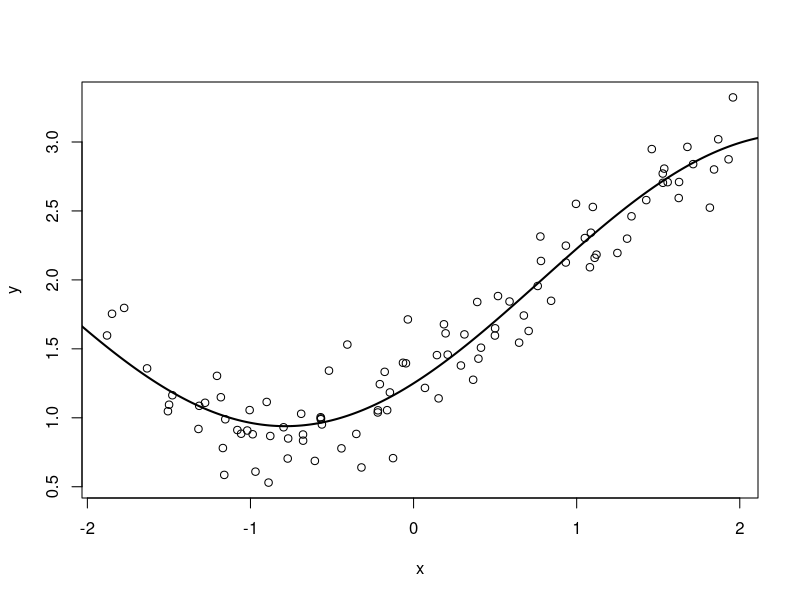
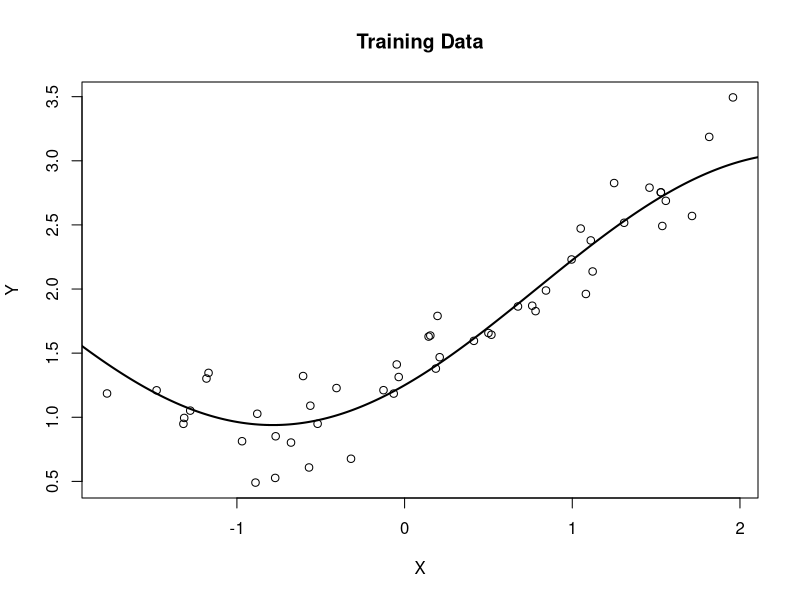
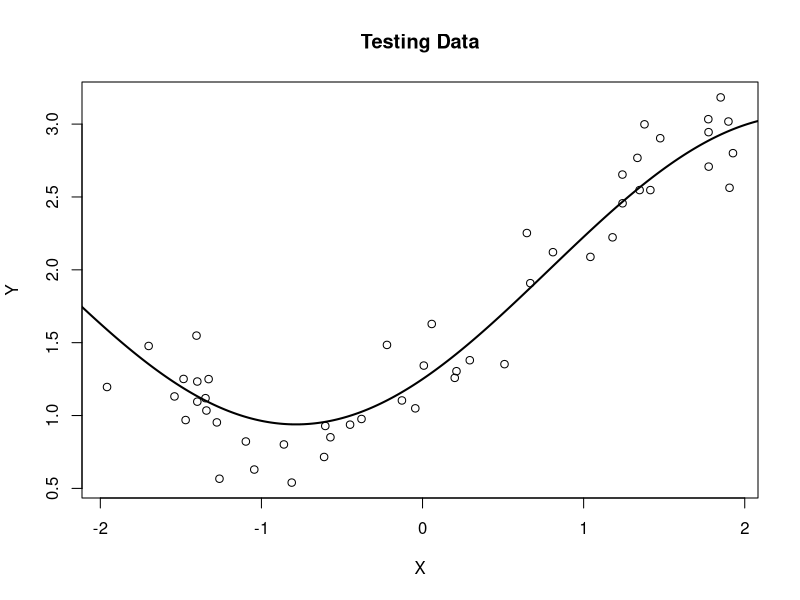
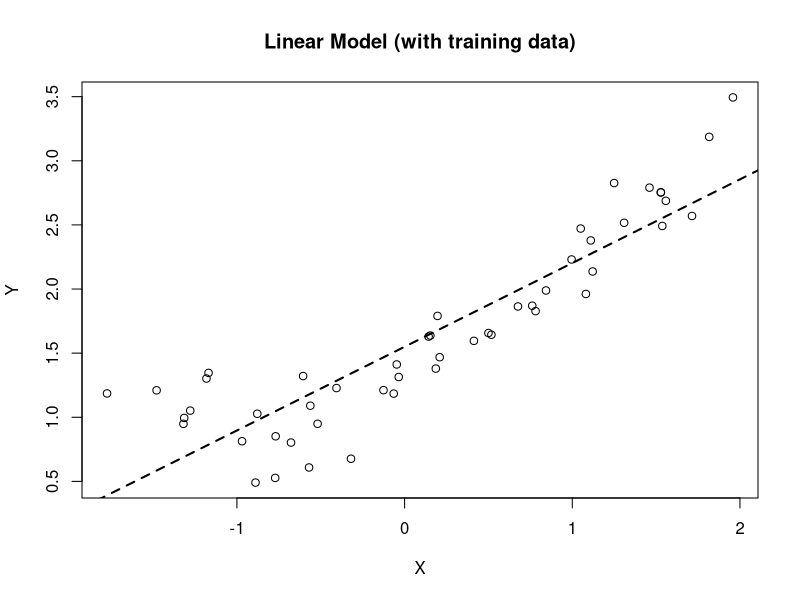
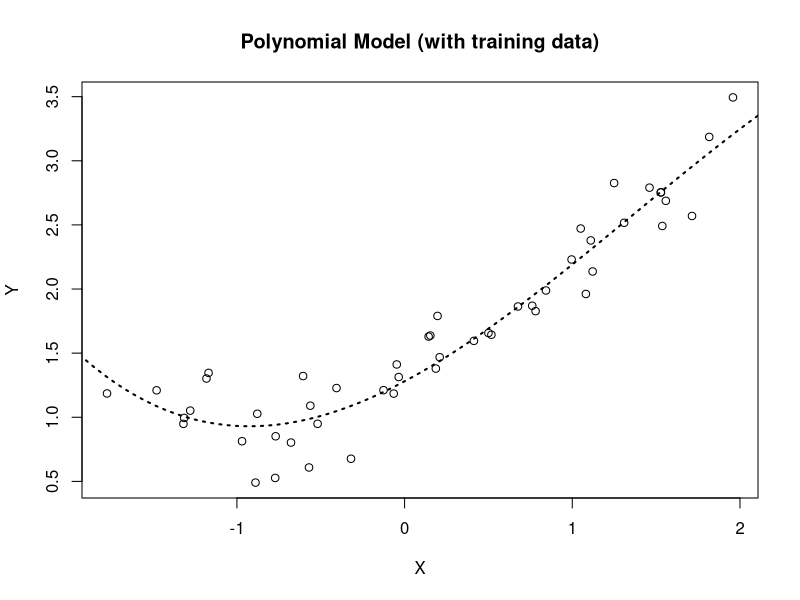
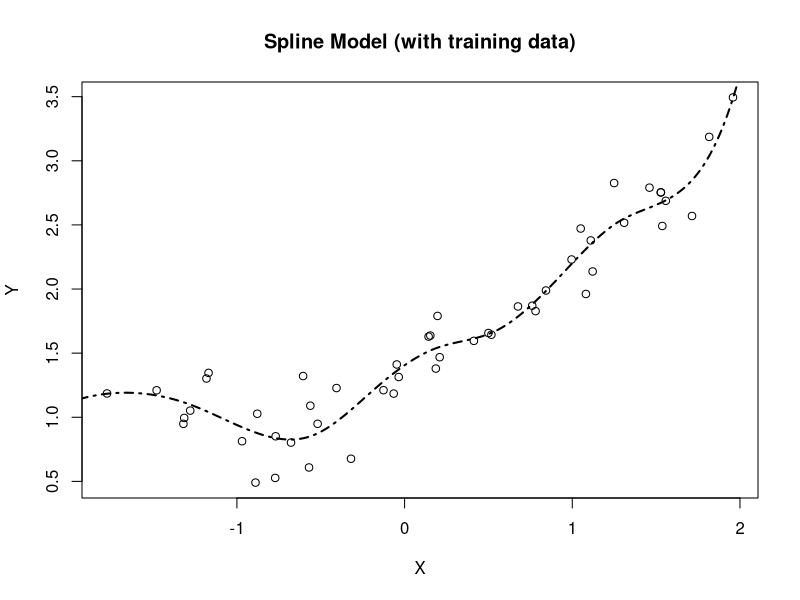
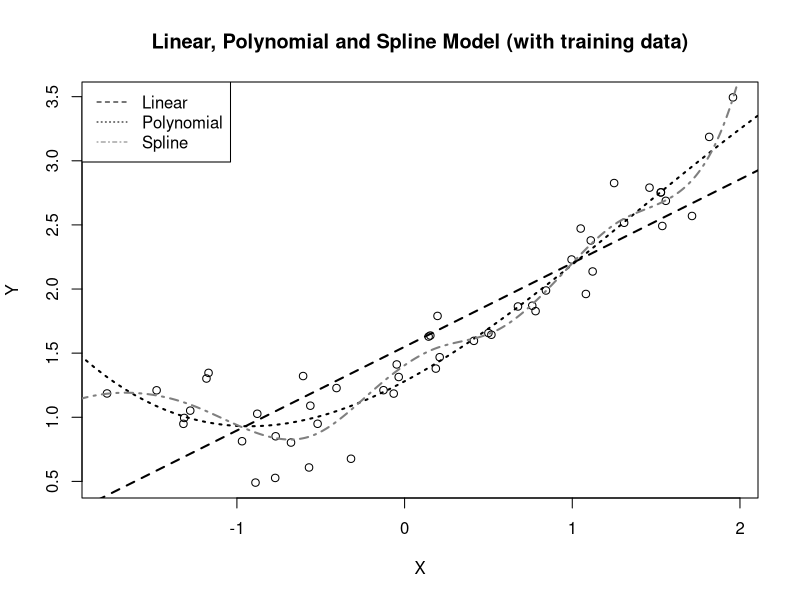
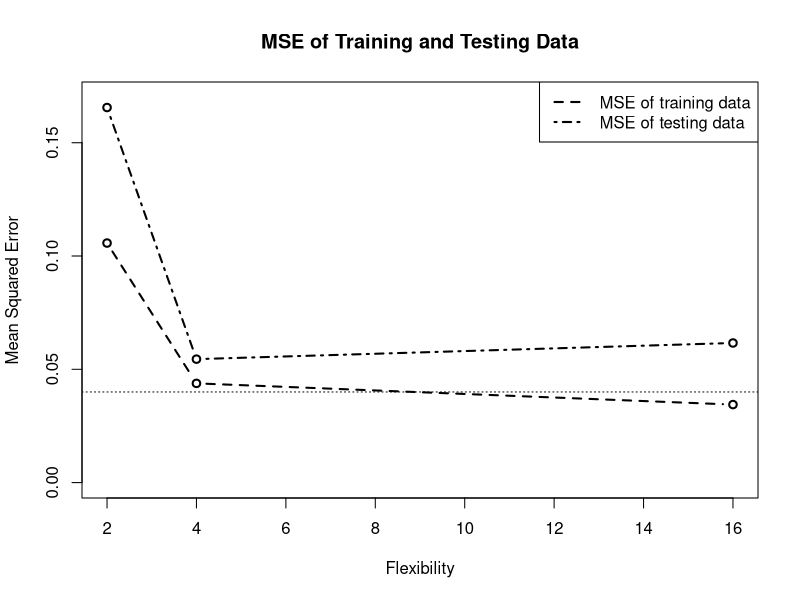

These charts were generated, in order, by the following R code:
#Statistical Learning_Homework2
#107064522

library(MASS)
set.seed(100)
n <- 100
x <- matrix(runif(n, -2, 2), nrow = n)
y <- 2+0.75*sin(x)-0.75*cos(x)+rnorm(n, 0, 0.2)

x0 <- seq(-3, 3, len = 1000)
plot(x, y);
lines(x0, 2+0.75*sin(x0)-0.75*cos(x0), col = "black", lwd = 2)

#1.
##training data(n = 50, seed = 100)
set.seed(100)
n <- 50
x <- matrix(runif(n, -2, 2), nrow = n)
y <- 2+0.75*sin(x)-0.75*cos(x)+rnorm(n, 0, 0.2)
tr_data = data.frame(x, y)
plot(tr_data[, 1], tr_data[, 2], main = 'Training Data', xlab = 'X', ylab = 'Y')
lines(x0, 2+0.75*sin(x0)-0.75*cos(x0), col = "black", lwd = 2)

##testing data(n = 50, seed = 2)
set.seed(2)
n <- 50
x <- matrix(runif(n, -2, 2), nrow = n)
y <- 2+0.75*sin(x)-0.75*cos(x)+rnorm(n, 0, 0.2)
te_data = data.frame(x, y)
plot(te_data[, 1], te_data[, 2], main = 'Testing Data', xlab = 'X', ylab = 'Y')
lines(x0, 2+0.75*sin(x0)-0.75*cos(x0), col = "black", lwd = 2)

#2.(a)
linear = lm(y~x, data = tr_data)
plot(tr_data[, 1], tr_data[, 2], main = "Linear Model (with training data)", xlab = "X", ylab = "Y")
abline(linear, lty = 2, lwd = 2)

#2.(b)
#MSE of training data
linear_tr_MSE = sum(linear$residuals^2)/50
#MSE of testing data
linear_te_y <- predict(linear, newdata = te_data) 
linear_te_MSE = sum((te_data[, 2]-linear_te_y)^2)/50

#3.(a)
poly = lm(y~x+I(x^2)+I(x^3), data = tr_data)
plot(tr_data[, 1], tr_data[, 2], main = "Polynomial Model (with training data)", xlab = "X", ylab = "Y")
x3 <- seq(-3, 3, len = 100)
y3 <- predict(poly, newdata = data.frame(x = x3))
lines(x3, y3, lty = 3, lwd = 2)

#3.(b)
#MSE of training data
poly_tr_MSE = sum(poly$residuals^2)/50
#MSE of testing data
poly_te_y <- predict(poly, newdata = te_data)
poly_te_MSE = sum((te_data[, 2]-poly_te_y)^2)/50

#4.(a)
#generate design matrix
nknots <- 12
mat.tpb <- function(x, nknots){
  n <- length(x)
  knots <- seq(-2, 2, len = nknots)
  zb <- cbind(1, x, x^2, x^3)
  zt <- matrix(NA, nrow = n, ncol = nknots)
  for(i in 1:nknots){
    zt[, i] <- ifelse(x > knots[i], (x-knots[i])^3, 0)
  }
  cbind(zb, zt)
}
###z <- mat.tpb(x, nknots)
spline_tpb <- mat.tpb(tr_data[, 1], nknots)
spline <- ginv(t(spline_tpb)%*%spline_tpb)%*%t(spline_tpb)%*%tr_data[, 2] #beta

plot(tr_data[, 1], tr_data[, 2], main = "Spline Model (with training data)", xlab = "X", ylab = "Y")
x4 <- seq(-3, 3, len = 1000)
y4 <- mat.tpb(x4, nknots)%*%spline #y = x*beta
lines(x4, y4, lty = 4, lwd = 2)

#4.(b)
#MSE of training data
spline_tr_y = mat.tpb(tr_data[, 1], nknots)%*%spline
spline_tr_MSE = sum((tr_data[, 2]-spline_tr_y)^2)/50
#MSE of testing data
spline_te_y = mat.tpb(te_data[, 1], nknots)%*%spline
spline_te_MSE = sum((te_data[, 2]-spline_te_y)^2)/50

#5.(a)
#data simulation with training data
plot(tr_data[, 1], tr_data[, 2],
     main = "Linear, Polynomial and Spline Model (with training data)",
     xlab = "X",
     ylab = "Y"
     )
legend("topleft",
       lty = c(2, 3, 4),
       col = c("black", "black", "gray50"),
       legend = c("Linear", "Polynomial", "Spline")
       )
abline(linear, lty = 2, lwd = 2)
lines(x3, y3, lty = 3, lwd = 2)
lines(x4, y4, lty = 4, lwd = 2, col = "gray50")

#MSE of training data and testing data
plot(c(2, 4, 16),
     c(linear_tr_MSE, poly_tr_MSE, spline_tr_MSE),
     main = "MSE of Training and Testing Data",
     xlab = "Flexibility",
     ylab = "Mean Squared Error",
     type = "b",
     lty = 2,
     ylim = c(0, 0.17),
     lwd = 2)
legend("topright",
       lty = c(2, 4),
       lwd = c(2, 2),
       legend = c("MSE of training data", "MSE of testing data")
       )
lines(c(2, 4, 16),
      c(linear_te_MSE, poly_te_MSE, spline_te_MSE),
      type = "b",
      lty = 4,
      lwd = 2
      )
#sigma^2 = 0.04
abline(a = 0.04, b= 0, lty =3)

#6.(a)
y2 = 0 #Record the sum of y_hat of linear model
y3 = 0 #Record the sum of y_hat of polynomial model
y4 = 0 #Record the sum of y_hat of spline model
linear_y = list() #Record y_hat of linear model
poly_y = list() #Record y_hat of polynomial model
spline_y = list() #Record y_hat of spline model

for(i in 1:1000){
  #create 1000 training datasets
  set.seed(i)
  n <- 50
  x <- matrix(runif(n, -2, 2), nrow = n)
  y <- 2+0.75*sin(x)-0.75*cos(x)+rnorm(n, 0, 0.2)
  training_data = data.frame(x, y)
  
  #linear model
  linear = lm(y~x, data = training_data)
  linear_y[[i]] <- predict(linear, newdata = te_data)
  y2 = y2+linear_y[[i]]
  
  #polynomial model
  poly = lm(y~x+I(x^2)+I(x^3), data = training_data)
  poly_y[[i]] <- predict(poly, newdata = te_data)
  y3 = y3+poly_y[[i]]
  
  #spline model
  spline_tpb <- mat.tpb(training_data[, 1], nknots)
  spline <- ginv(t(spline_tpb)%*%spline_tpb)%*%t(spline_tpb)%*%training_data[, 2]
  spline_y[[i]] = mat.tpb(te_data[, 1], nknots)%*%spline
  y4 = y4+spline_y[[i]]
}

f <- function(x){
  2+0.75*sin(x)-0.75*cos(x)
  }
y = f(te_data[, 1])

##### BIAS #####
#bias of linear model
linear_bias = mean((y-y2/1000)^2)
#bias of polynomial model
poly_bias = mean((y-y3/1000)^2)
#bias of spline model
spline_bias = mean((y-y4/1000)^2)


##### VARIANCE #####
#variance of linear model
temp1 = as.matrix(as.data.frame(linear_y))
linear_var_sum = 0
for(i in 1:50){
  linear_var_sum[i] = var(temp1[i, ])
}
linear_var = mean(linear_var_sum)

#variance of polynomial model
temp2 = as.matrix(as.data.frame(poly_y))
poly_var_sum = 0
for(i in 1:50){
  poly_var_sum[i] = var(temp2[i, ])
}
poly_var = mean(poly_var_sum)

#variance of spline model
temp3 = as.matrix(as.data.frame(spline_y))
spline_var_sum = 0
for(i in 1:50){
  spline_var_sum[i] = var(temp3[i, ])
}
spline_var = mean(spline_var_sum)

##### PLOT #####
#plot test MSE
plot(c(2, 4, 16),
     c(linear_te_MSE, poly_te_MSE, spline_te_MSE),
     type = "b",
     ylim = c(0, 0.17),
     xlab = "Flexibility",
     ylab = "",
     lty = 2,
     lwd = 2
     )
#line information
legend("topright",
       lty = c(2, 3, 4),
       lwd = c(2, 2, 2),
       legend = c("Test MSE", "Squared bias", "Variance")
       )
#plot squared bias
lines(c(2, 4, 16),
      c(linear_bias, poly_bias, spline_bias),
      type = "b",
      lty = 3,
      lwd = 2
      )
#plot variance
lines(c(2, 4, 16),
      c(linear_var, poly_var, spline_var),
      type = "b",
      lty = 4,
      lwd = 2
      )
#sigma^2 = 0.04
abline(a = 0.04, b= 0, lty =3)